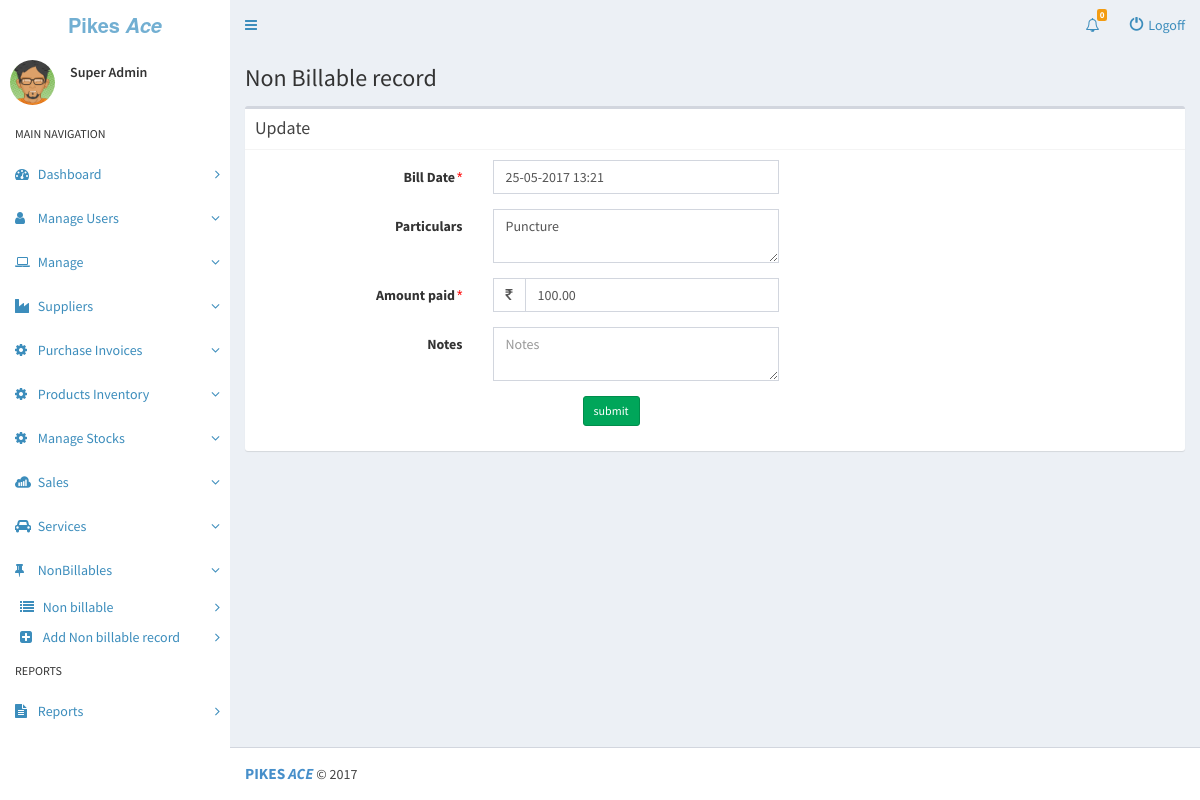
Page /pages/php/addnonbillable.php?id=1 (signed in) on the committed database.
### tables this page shows
CREATE TABLE IF NOT EXISTS `role` (
  `RoleID` int(11) NOT NULL AUTO_INCREMENT,
  `RoleName` varchar(20) DEFAULT NULL,
  PRIMARY KEY (`RoleID`)
);

CREATE TABLE IF NOT EXISTS `nonbillable` (
  `RecordID` int(11) NOT NULL AUTO_INCREMENT,
  `RecordDate` datetime NOT NULL,
  `Perticulars` varchar(255) NOT NULL,
  `AmountPaid` decimal(19,2) NOT NULL DEFAULT '0.00',
  `Notes` varchar(255) NOT NULL,
  `UserID` int(11) NOT NULL,
  PRIMARY KEY (`RecordID`)
);

### pages/php/addnonbillable.php (the view, shortened to what this page needs)
<?php
require '_core.php';
if(isLogin())
{
require '_header.php'
?>
<div class="content-wrapper">
  <section class="content-header" id="MainEventInfo" >
    <h1>
    <div>Non Billable record
    </div>
    </h1>
  </section>
  <section class="content">
    <div class="box">
      <div class="box-header with-border">
        <?php
          $title="Add";
          if($GetRecord = @GetNonBillableRecord($_GET['id'])) {
            $Record  = mysql_fetch_assoc($GetRecord);
            $title="Update";
          }
        ?>
        <h3 class="box-title"><?php echo $title; ?></h3>
      </div>
      <div class="box-body">
      <div id="AddOrUpdateNonBillableRecord">
          <form class="form-horizontal"  name="NonBillable" id="NonBillable" action="addnonbillable.php?_auth=<?php echo $_SESSION['AUTH_KEY']; ?>" method="post">
              <div class="form-group">
                <label for="RecDate" class="control-label col-sm-3 lables">Bill Date<span class="mandatoryLabel">*</span></label>
                <div class='col-sm-4'>
                  <?php
                    $dateVal = "";
                    if(isset($Record['RecordDate'])) {
                      $dateStr = $Record['RecordDate'];
                      $date = DateTime::createFromFormat('Y-m-d H:i:s', $dateStr);
                      $dateVal =   $date->format('d-m-Y H:i');
                    }
                  ?>
                  <input type="text" class="form-control" name="RecDate" value = "<?php echo $dateVal ?>"/>
                </div>
              </div>
              <div class="form-group">
                <label for="Perticulars" class="control-label col-sm-3 lables">Particulars</label>
                <div class="col-sm-4">
                  <textarea  class="form-control" name="Perticulars" placeholder="Particulars"><?php  if(isset($Record['Perticulars'])) echo  $Record['Perticulars']; ?></textarea>
                </div>
              </div>
              <div class="form-group">
                <label for="AmountPaid" class="control-label col-sm-3 lables">Amount paid<span class="mandatoryLabel">*</span></label>
                <div class="col-sm-4">
                  <div class='input-group'>
                    <span class="input-group-addon">
                        <span class="fa fa-inr"></span>
                    </span>
                    <input type="text" class="form-control amount" name="AmountPaid" onkeypress="return isNumberKey(event)" placeholder="00" value="<?php  if(isset($Record['AmountPaid'])) echo  $Record['AmountPaid']; ?>" >
                  </div>
                </div>
              </div>
              <div class="form-group">
                <label for="Notes" class="control-label col-sm-3 lables">Notes</label>
                <div class="col-sm-4">
                  <textarea  class="form-control" name="Notes" placeholder="Notes" ><?php  if(isset($Record['Notes'])) echo  $Record['Notes']; ?></textarea>
                </div>
              </div>
              <div class="form-group">
                <label class="col-sm-3 control-label no-padding-right" for="form-field-1"> </label>
                <div class="col-sm-9">
                  <input type="submit" name="nc_submit" value="submit" id="ID_Sub" class="btn btn-sm btn-success" style="<?php if(isset($Record['RecordID'])) echo 'margin-left:90px'; else echo 'margin-left:50px'; ?>" />
                </div>
              </div>
            </form>
        </div>
      </div>
    </div>
  </section>
</div>
<?php
require '_footer.php';
}
else
{
  header('Location: ../../index.php');
}
?>

### pages/php/_core.php (shortened to what this page needs)
<?php
function isLogin() {
  if(isset($_SESSION['userName']) && !empty($_SESSION['userName'])) {
    return true;
  } else {
    return false;
  }
}
function getUserRole() {
  if(isset($_SESSION['userName']) && !empty($_SESSION['userName'])) {
    $userName = $_SESSION['userName'];
    $GetRoleName = mysql_query("SELECT r.RoleName FROM user u JOIN role r ON u.RoleID = r.RoleID WHERE u.Name = '$userName' ");
    if(mysql_num_rows($GetRoleName)==1) {
        $RoleName = mysql_fetch_assoc($GetRoleName);
        echo $RoleName['RoleName'];
    } else {
      echo "null";
    }
  } else {
    echo 'No User';
  }
}
function GetNonBillableRecord($Record_id) {
  if($GetRecordInformation = mysql_query("SELECT * FROM `nonbillable` WHERE RecordID = '$Record_id' ") ) {
    if(mysql_num_rows($GetRecordInformation) == 1) {
      return $GetRecordInformation;
    }
  } else {
    return false;
  }
}
?>

### pages/css/mainCSS.css (style rules this page uses)
.mandatoryLabel { font:14px Tahoma,sans-serif; margin-left:5px; display:inline; color:red; margin-left: 2px; }

### rows in the picture
role: RoleName "Super Admin"
nonbillable: RecDate "25-05-2017 13:21", Perticulars "Puncture", AmountPaid "100.00", nc_submit "submit"

### other values in the picture
$title "Update"
